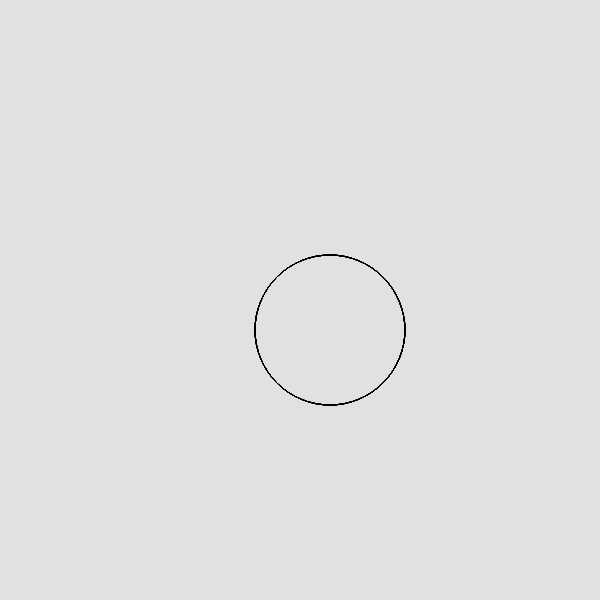
Frame 1 (no input)
Frame 60 (no input): identical to frame 1, image omitted
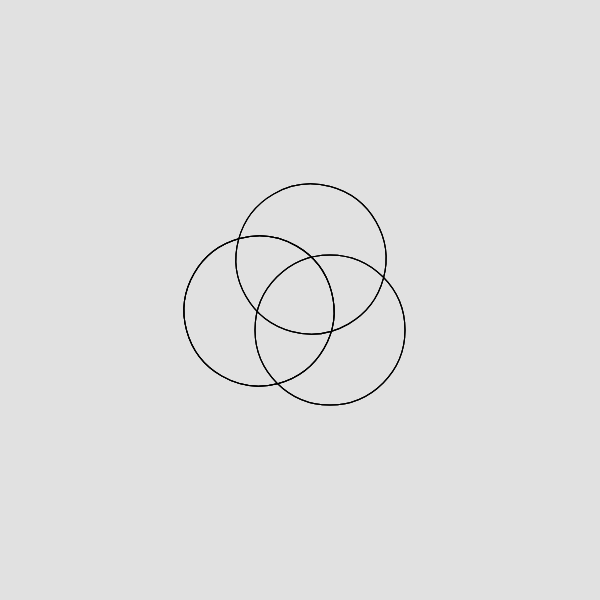
Frame 120 (the mouse pressed at the canvas centre since frame 60)

The p5.js sketch that drew these frames (run headless with seeded random() and noise() and a simulated clock; from frame 60 on, the mouse is pressed at the canvas centre):

// p5.js sketch
// ── sketch.js
function setup() {
  createCanvas(600, 600);
 
}

function draw() {
  background(225);

  
  strokeWeight(1)
  noFill();
 translate(300, 300);
  
  
  for (let i = 200; i > 100; i = i/1.08) {
    
  //마우스를 클릭하면 원이 돌아간다
    rotate(radians(frameCount/mouseIsPressed));
    circle(30, 30 , 150);

      }  
}
